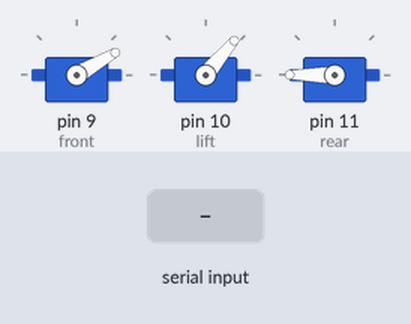
Simulated run of this sketch. Board: Arduino Uno, built with avr-gcc and run on an emulated ATmega328P. On the bench: 3 × servo. The inputs (shaded band) are chosen by the test bench.

Above: at 4.2 s.
4.3 s: "w" received over the second serial link
At 4.9 s:
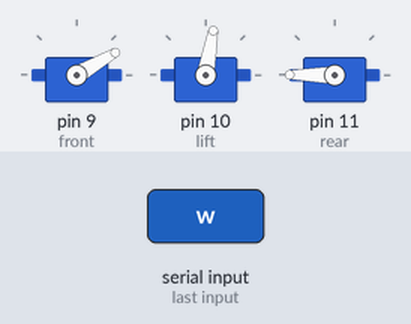
7.3 s: "b" received over the second serial link
At 10.2 s:
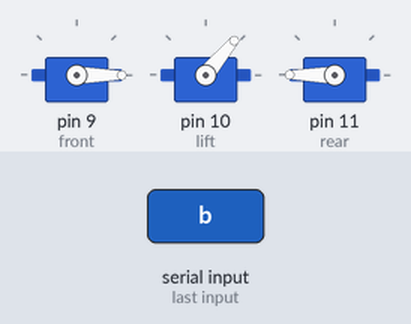
10.3 s: "s" received over the second serial link
At 11.7 s:
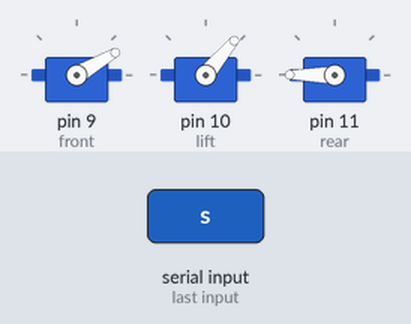
Timing chart, 0 to 13.3 s (numbered marks = the images above; inputs shaded):
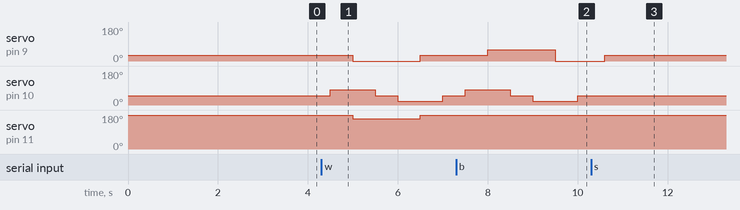

The sketch:

final_hexapod_sketch.ino
```cpp
#include <Servo.h>
#include <SoftwareSerial.h>
SoftwareSerial BT(12, 13); // TX,RX respectively...
Servo lift;
Servo front;
Servo rear;
char currstatus; //takes up the input character send trogh bluetooth app as command

void setup() {
  // put your setup code here, to run once:
  Serial.begin(9600);
  BT.begin(9600);
  front.attach(9);
front.write(30);
delay(1000);
lift.attach(10);
lift.write(50);
delay(1000);
rear.attach(11);
rear.write(180);
delay(1000);
currstatus = 's'; // the initial stage we are keeping is of stop postion

}

void forward() {
  // to move forward
 lift.write(80);
delay(500);
front.write(0);
rear.write(160);
delay(500);
lift.write(50);
delay(500);
lift.write(20);
delay(500);
front.write(30);
rear.write(180);
delay(500);
lift.write(50);
delay(500);
}


void backward() {
  //to move backward
lift.write(80);
  delay(500);
  front.write(60);
  rear.write(180);
  delay(500);
  lift.write(50);
  delay(500);
  lift.write(20);
  delay(500);
  front.write(0);
  rear.write(180);
  delay(500);
  lift.write(50);
  delay(500);
  }
void Stop()
{
  // to bring servos to initial angle ie. 90
  lift.write(50);
  delay(100);
  front.write(30);
  delay(100);
  rear.write(180);
  delay(100);
}
void loop() {
  // put your main code here, to run repeatedly:
  while (BT.available())
  {
    currstatus = BT.read();
  }
  //now we are gonna consider only forward,backward,stop commands as input since our hexapod cant turn right/left.
  if (currstatus == 'w')
  {
    forward();
  }
  if (currstatus == 'b')
  {
    backward();
  }
  if (currstatus == 's')
  {
    Stop();
  }
}
```

Measured:
- after the input at 4.3 s, servo on pin 9 (front): 30° → 0° after 0.70 s, → 30° 1.5 s later; servo on pin 10 (lift): 50° → 80° after 0.20 s, → 50° 1.0 s later, → 20° 0.50 s later, → 50° 1.0 s later; servo on pin 11 (rear): 180° → 160° after 0.70 s, → 180° 1.5 s later
- after the input at 7.3 s, servo on pin 11 (rear): stays 180° (without the input it goes to 160° after 0.70 s)
- after the input at 10.3 s, servo on pin 10 (lift): stops changing and stays 50°
